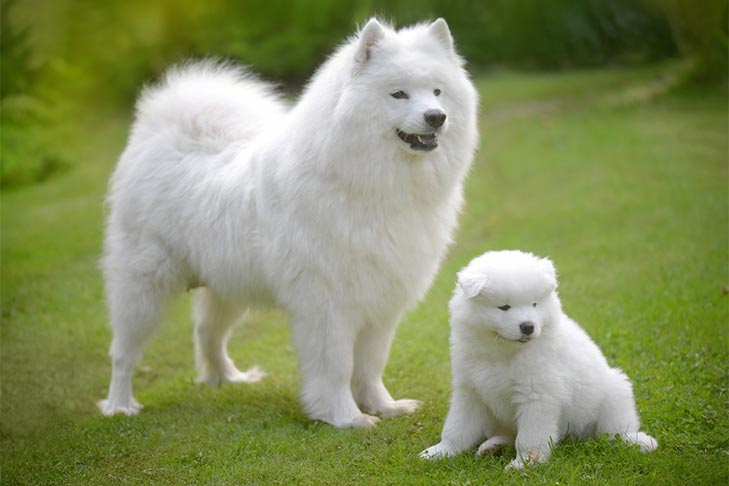
#> input picture images/dog.jpg, 729 x 486 px
$ python gradient_detection.py
#> lines starting #> are read from the running program, lines starting #| are printed output that depends on the picture
#import opencv library
import cv2 as cv

#read the image from computer
img = cv.imread('images/dog.jpg')
#> img is the input picture: shape (486, 729, 3); mean B, G, R 95.4, 143.7, 133.7
cv.imshow('original image', img)

#Laplacian gradient
gradient = cv.Laplacian(img, cv.CV_64F)
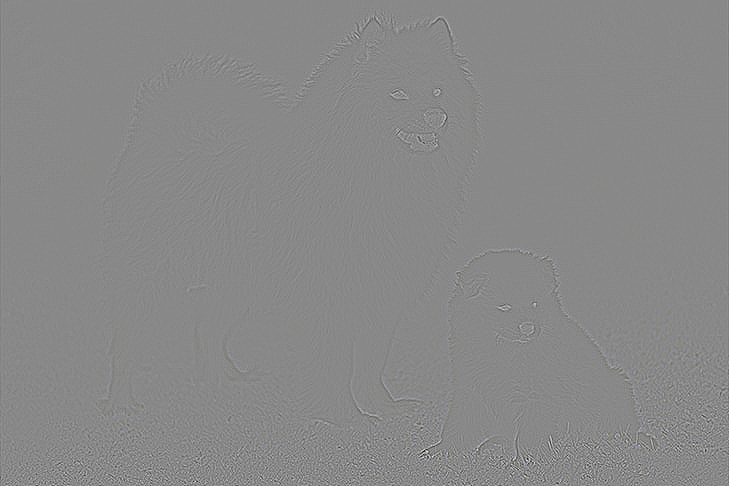
#> gradient: shape (486, 729, 3) float64; mean B, G, R 0, 0, 0; drawn with min black and max white
cv.imshow('Edge detected image', gradient)
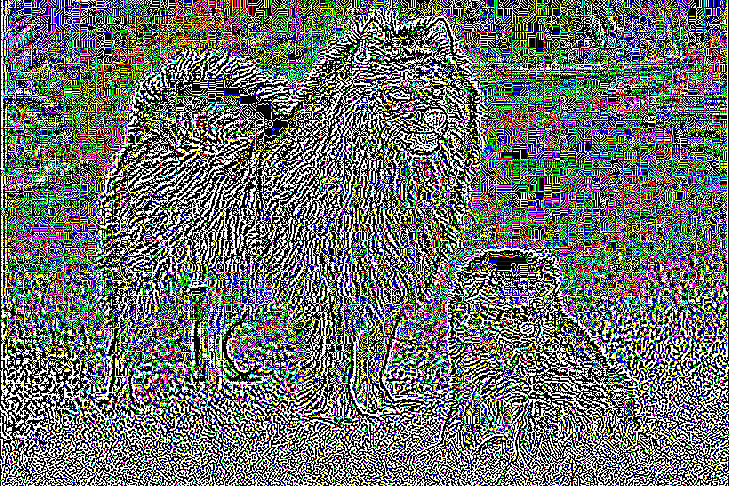
#> window 'Edge detected image': shape (486, 729, 3); mean B, G, R 115, 110.8, 110.5

#Sobel x gradient
gradient = cv.Sobel(img, cv.CV_64F, 1, 0, ksize=5)
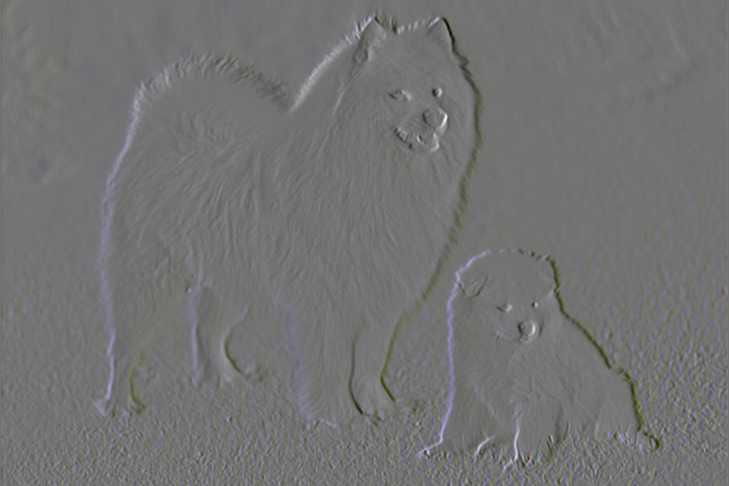
#> gradient: shape (486, 729, 3) float64; mean B, G, R 1, -0.1, -0.1; drawn with min black and max white
cv.imshow('Sobel x gradient', gradient)
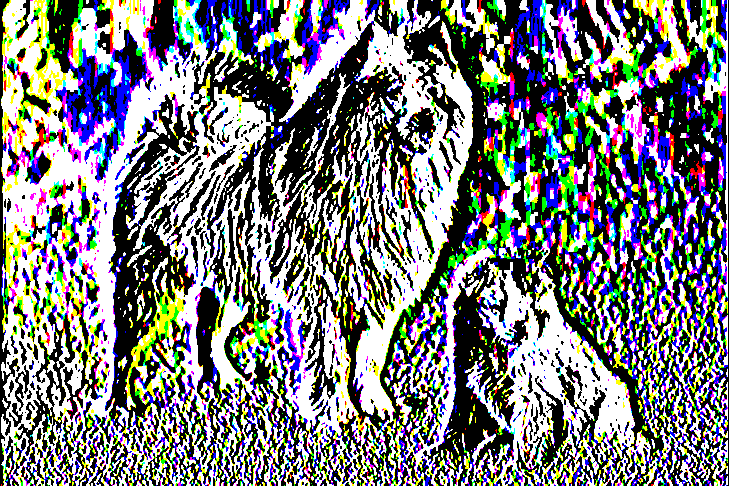
#> window 'Sobel x gradient': shape (486, 729, 3); mean B, G, R 125.4, 124, 123

#Sobel y gradient
gradient = cv.Sobel(img, cv.CV_64F, 0, 1, ksize=5)
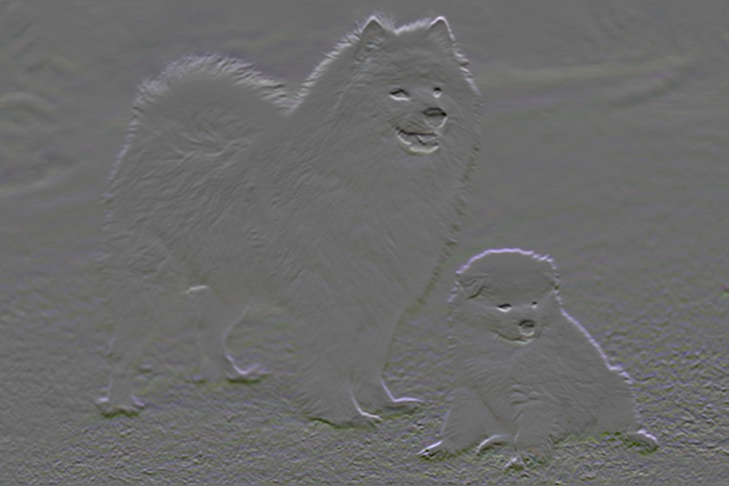
#> gradient: shape (486, 729, 3) float64; mean B, G, R 4.4, 6.4, 6.2; drawn with min black and max white
cv.imshow('Sobel y gradient', gradient)
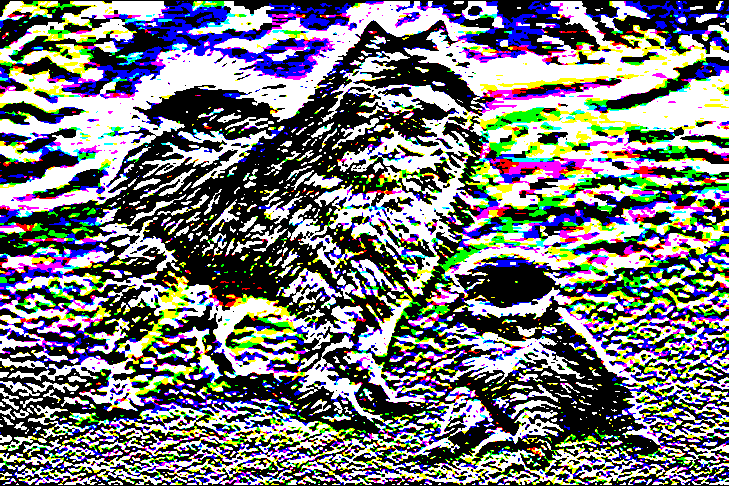
#> window 'Sobel y gradient': shape (486, 729, 3); mean B, G, R 122.6, 120.4, 119.6

cv.waitKey(0)

$ run again, with images/ad_d1.jpg copied over images/dog.jpg
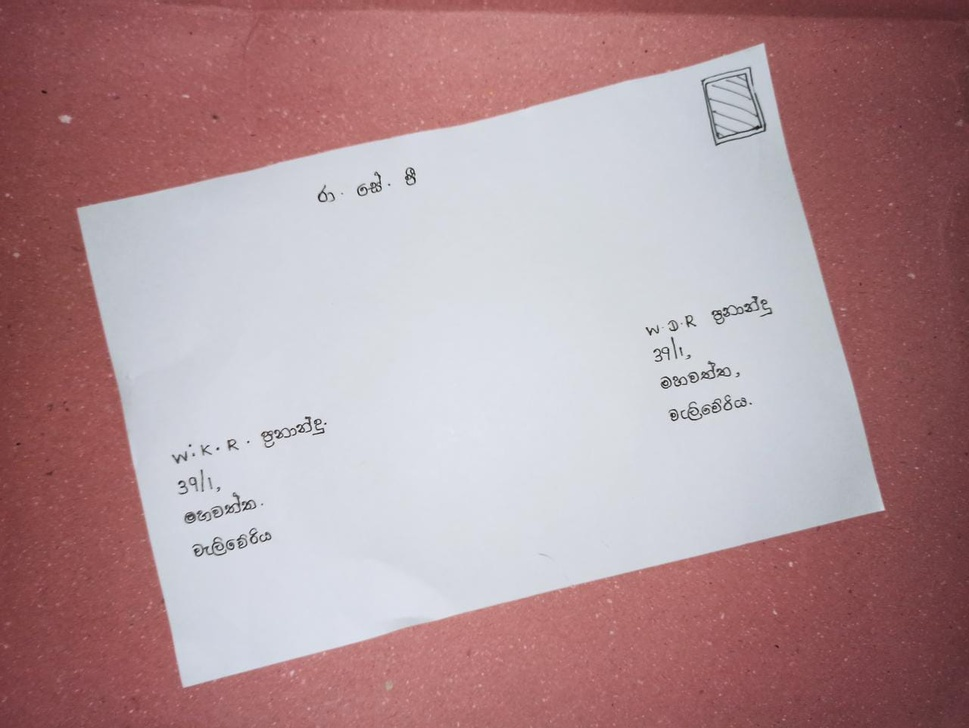
#> input picture images/ad_d1.jpg, 969 x 728 px, shrunk from 1280 x 961 before the run
#> img is the input picture: shape (728, 969, 3); mean B, G, R 152.3, 147.6, 177.6
#> `cv.imshow('Sobel x gradient', gradient)`:
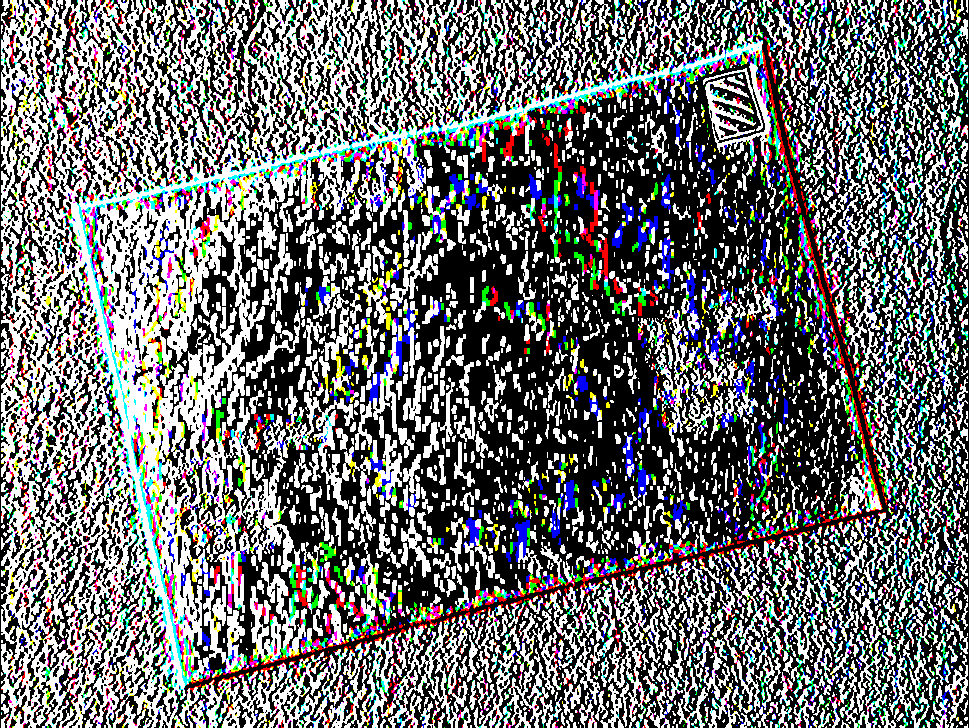
#> window 'Sobel x gradient': shape (728, 969, 3); mean B, G, R 112, 111.4, 110.2
#> `cv.imshow('Sobel y gradient', gradient)`:
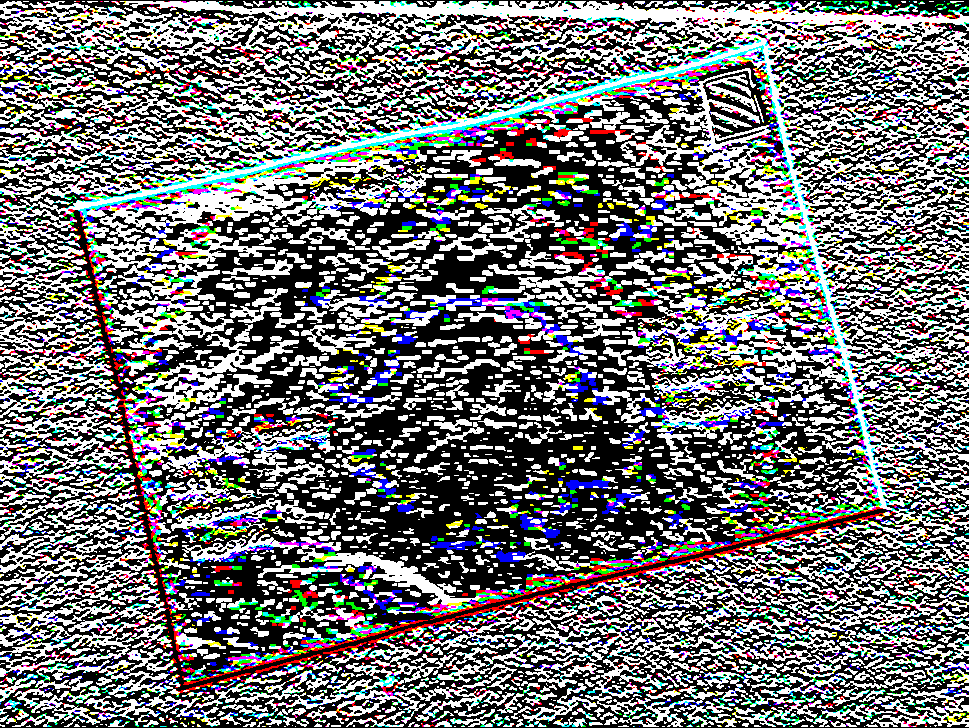
#> window 'Sobel y gradient': shape (728, 969, 3); mean B, G, R 115.8, 114.8, 114.4

$ run again, with images/ad_d5.jpg copied over images/dog.jpg
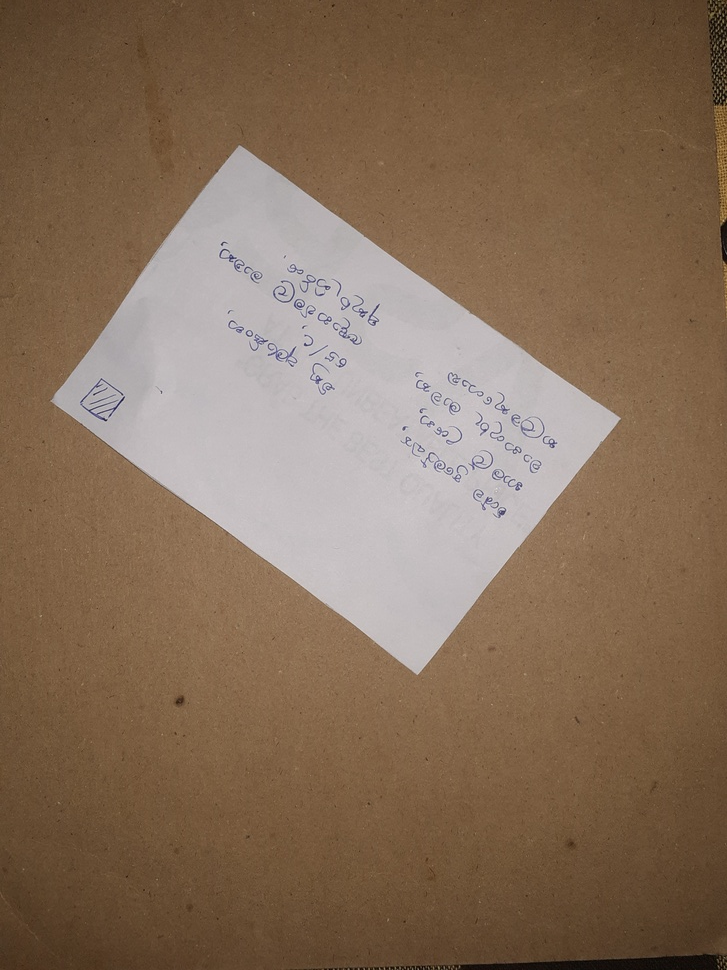
#> input picture images/ad_d5.jpg, 727 x 970 px, shrunk from 3096 x 4128 before the run
#> img is the input picture: shape (970, 727, 3); mean B, G, R 89.3, 110, 133.3
#> `cv.imshow('Sobel x gradient', gradient)`:
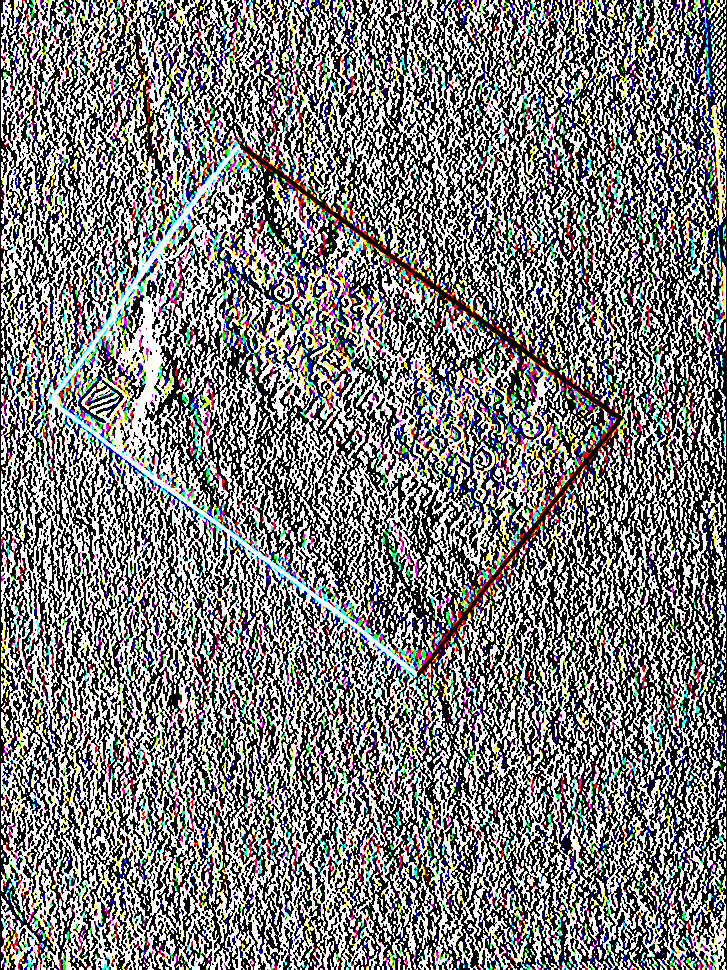
#> window 'Sobel x gradient': shape (970, 727, 3); mean B, G, R 126.3, 126.4, 126.5
#> `cv.imshow('Sobel y gradient', gradient)`:
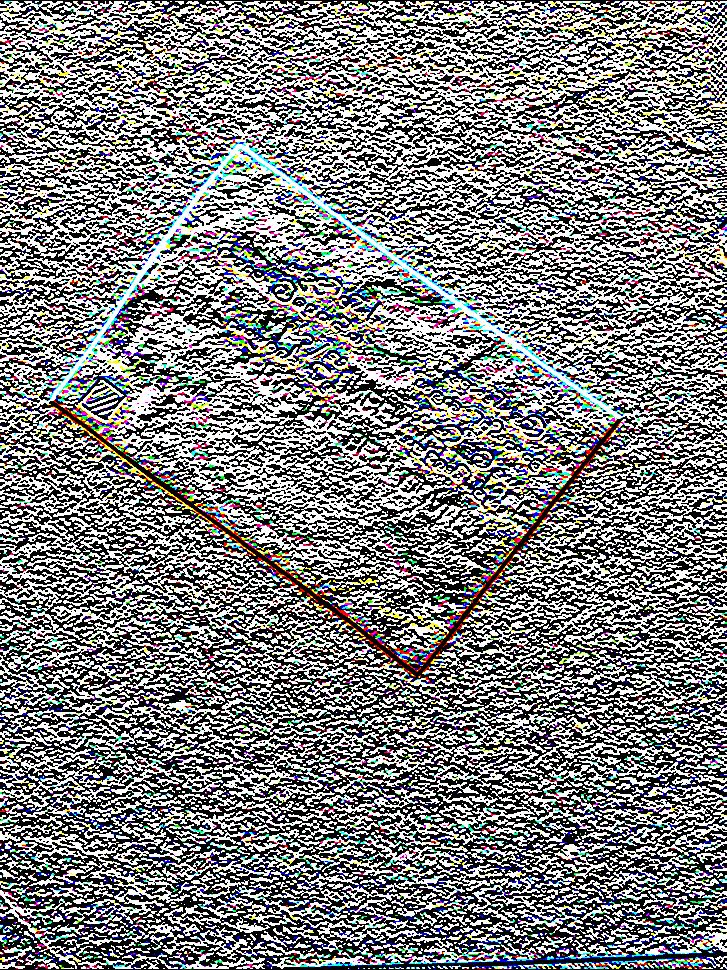
#> window 'Sobel y gradient': shape (970, 727, 3); mean B, G, R 126.9, 126.4, 125.9
